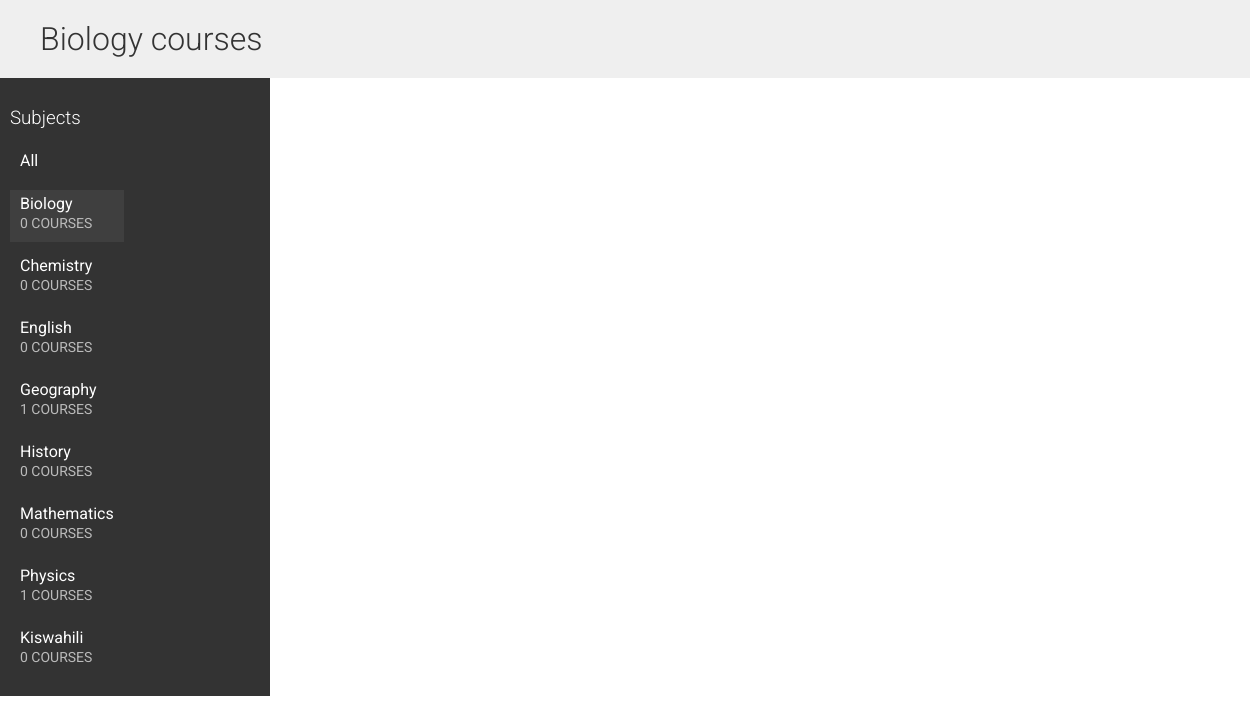
/courses/subject/bio/, run on the app's committed database.
### courses/models.py (models this page shows, shortened)
class Subject(models.Model):
    title = models.CharField(max_length=200)
    slug = models.SlugField(max_length=200, unique=True)
    class Meta:
        ordering = ['title']

### courses/views.py (the view)
# urls.py: path('', CourseListView.as_view(), name='course_list'),
class CourseListView(TemplateResponseMixin, View):
    model = Course
    template_name = 'courses/list.html'
    def get(self, request, subject=None):
        subjects = Subject.objects.annotate(total_courses=Count('courses'))
        courses = Course.objects.annotate(total_modules=Count('modules'))
        if subject:
            subject = get_object_or_404(Subject, slug=subject)
            courses = courses.filter(subject=subject)
        return self.render_to_response({'subjects': subjects, 'subject': subject, 'courses': courses})

### templates/courses/list.html (shortened to what this page needs)
{% extends "base.html" %}
{% block content %}
    <h1>
        {% if subject %}
            {{ subject.title }} courses
        {% else %}
            All courses
        {% endif %}
    </h1>
    <div class="contents">
        <h3>Subjects</h3>
        <ul id="modules">
            <li {% if not subject %}class="selected"{% endif %}>
                <a href="{% url "course_list" %}">All</a>
            </li>
            {% for s in subjects %}
                <li {% if subject == s %}class="selected"{% endif %}>
                    <a href="{% url "course_list_subject" s.slug %}">
                        {{ s.title }}
                        <br>
                        <span>{{ s.total_courses }} courses</span>
                    </a>
                </li>
            {% endfor %}
        </ul>
    </div>
    <div class="module">
    </div>
{% endblock %}

### static/css/base.css (style rules this page uses)
body { margin: 0; font-family: "Roboto", sans-serif; font-weight: 400; color: #333; }
a { color: #3fad37; text-decoration: none; }
ul { float: left; }
h1, h2, h3, h4, h5, h6 { font-family: "Roboto", sans-serif; font-weight: 300; }
h1 { background: #efefef; width: 100%; overflow: auto; padding: 20px 0 20px 40px; margin: 0; }
.module { padding: 10px 20px; float: left; width: 600px; }
.contents { width: 20%; padding: 10px; float: left; background: #333; color: #fff; font-family: "Roboto", sans-serif; }
.contents ul { list-style: none; margin: 0; padding: 0; }
.contents ul li { margin: 0 0 10px 0; padding: 4px 10px 10px; overflow: auto; }
.contents ul li.selected { background: #3f3f3f; }
.contents ul span { text-transform: uppercase; color: #bbb; font-size: 14px; }
.contents ul a { display: block; color: #fff; text-decoration: none; }

### data on the page
Subject: title "Biology", total_courses "0"
Subject: title "Chemistry", total_courses "0"
Subject: title "English", total_courses "0"
Subject: title "Geography", total_courses "1"
Subject: title "History", total_courses "0"
Subject: title "Mathematics", total_courses "0"
Subject: title "Physics", total_courses "1"
Subject: title "Kiswahili", total_courses "0"
